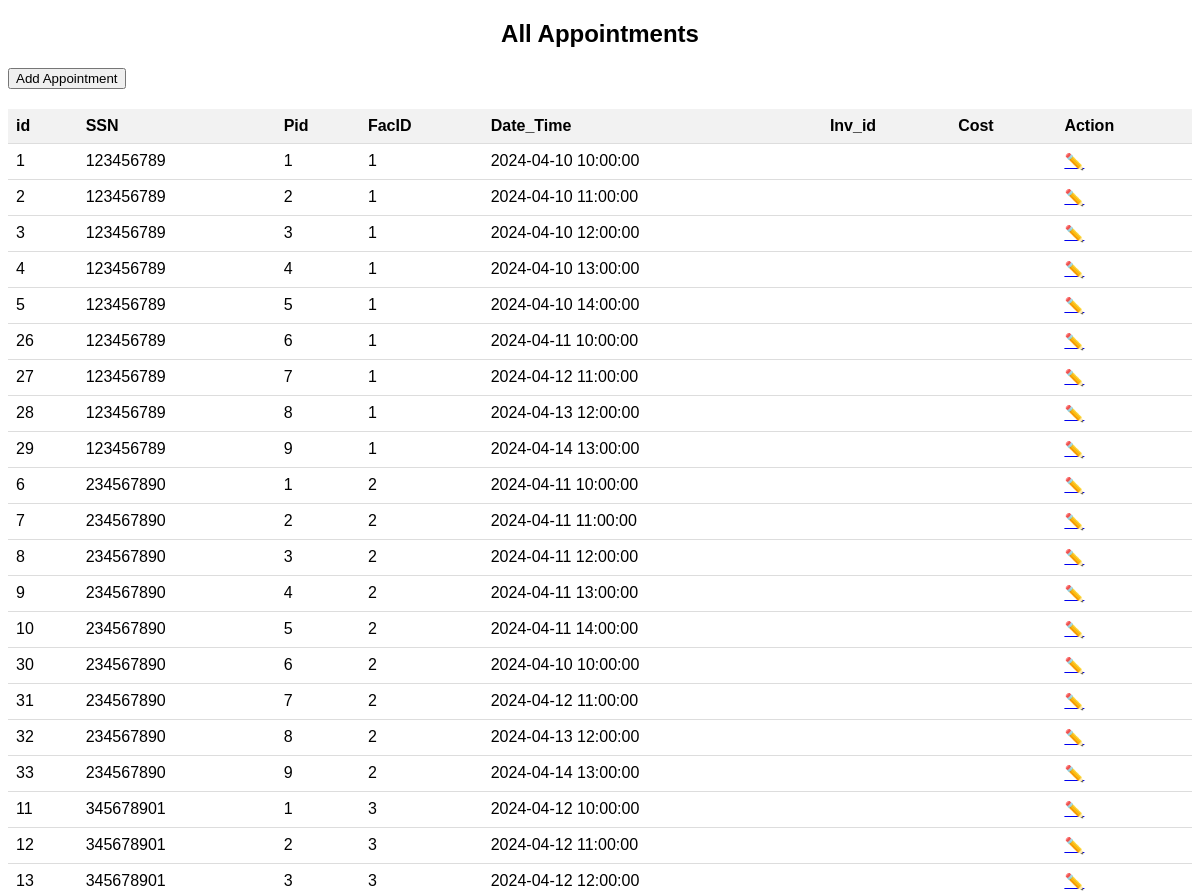
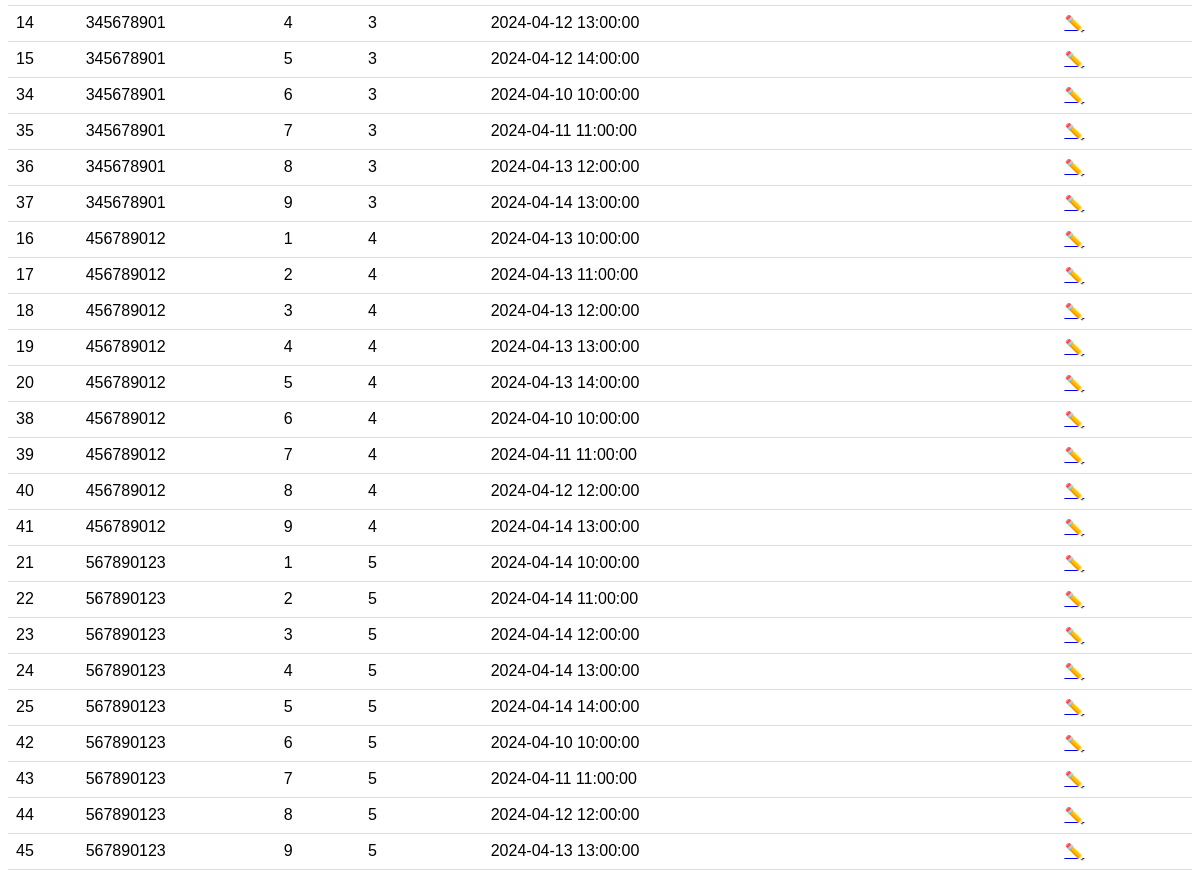
/modules/pm/appointments/appointments.php, run on the app's committed database (2 pictures, top to bottom).
### tables this page shows
CREATE TABLE `Appointment` (
  `id` int(10) NOT NULL AUTO_INCREMENT,
  `FacID` int(10) NOT NULL,
  `SSN` varchar(50) NOT NULL,
  `Pid` int(10) NOT NULL,  
  `Date_Time` timestamp NULL DEFAULT current_timestamp(),
  `Inv_id` int(10) DEFAULT NULL,
  `Cost` int(10) DEFAULT NULL,
  UNIQUE(`id`),
  PRIMARY KEY (`SSN`, `Pid`, `FacID`, `Date_Time`),
  CONSTRAINT appointment_fk_emp FOREIGN KEY (`SSN`) REFERENCES `Doctor` (`SSN`),
  CONSTRAINT appointment_fk_patient FOREIGN KEY (`Pid`) REFERENCES `Patient` (`Pid`),
  CONSTRAINT appointment_fk_facility FOREIGN KEY (`FacID`) REFERENCES `Facility` (`FacID`),
  CONSTRAINT appointment_fk_invoice FOREIGN KEY (`Inv_id`) REFERENCES `Invoice` (`Inv_id`)
);

### modules/pm/appointments/appointments.php (the view, shortened to what this page needs)
<!DOCTYPE html>
<html lang="en">
<head>
</head>
<body>
<h2>All Appointments</h2>
<button class="add-appointment-btn" onclick="location.href='add_appointment.php'">Add Appointment</button>
<table>
    <thead>
        <tr>
			<th>id</th>
            <th>SSN</th>
            <th>Pid</th>
            <th>FacID</th>
            <th>Date_Time</th>
			<th>Inv_id</th>
            <th>Cost</th>
            <th>Action</th>
        </tr>
    </thead>
    <tbody>
        <?php
        include("config.php");
        $sql = "SELECT id, SSN, Pid, FacID, Date_Time, Inv_id, Cost
                FROM Appointment
                ORDER BY SSN";
        $result = mysqli_query($con, $sql);
        if (mysqli_num_rows($result) > 0) {
            while ($row = mysqli_fetch_assoc($result)) {
                ?>
                <tr>
                    <td><?php echo $row['id']; ?></td>
                    <td><?php echo $row['SSN']; ?></td>
                    <td><?php echo $row['Pid']; ?></td>
                    <td><?php echo $row['FacID']; ?></td>
                    <td><?php echo $row['Date_Time']; ?></td>
                    <td><?php echo $row['Inv_id']; ?></td>
                    <td><?php echo $row['Cost']; ?></td>
                    <td>
						<a href="edit_appointment.php?id=<?php echo $row['id']; ?>" class="edit-btn">✏️</a>
                    </td>
                </tr>
                <?php
            }
        } else {
            echo "<tr><td colspan='6'>No appointments found</td></tr>";
        }
        ?>
    </tbody>
</table>
</body>
</html>

### modules/pm/appointments/appointments.php (style rules this page uses)
body { font-family: Arial, sans-serif; }
h2 { text-align: center; }
table { width: 100%; border-collapse: collapse; margin-top: 20px; }
th, td { padding: 8px; text-align: left; border-bottom: 1px solid #ddd; }
th { background-color: #f2f2f2; }
.edit-btn, .delete-btn { background-color: transparent; border: none; cursor: pointer; }

### data on the page
appointment: id "1", SSN "123456789", Pid "1", FacID "1", Date_Time "2024-04-10 10:00:00"
appointment: id "2", SSN "123456789", Pid "2", FacID "1", Date_Time "2024-04-10 11:00:00"
appointment: id "3", SSN "123456789", Pid "3", FacID "1", Date_Time "2024-04-10 12:00:00"
appointment: id "4", SSN "123456789", Pid "4", FacID "1", Date_Time "2024-04-10 13:00:00"
appointment: id "5", SSN "123456789", Pid "5", FacID "1", Date_Time "2024-04-10 14:00:00"
appointment: id "26", SSN "123456789", Pid "6", FacID "1", Date_Time "2024-04-11 10:00:00"
appointment: id "27", SSN "123456789", Pid "7", FacID "1", Date_Time "2024-04-12 11:00:00"
appointment: id "28", SSN "123456789", Pid "8", FacID "1", Date_Time "2024-04-13 12:00:00"
appointment: id "29", SSN "123456789", Pid "9", FacID "1", Date_Time "2024-04-14 13:00:00"
appointment: id "6", SSN "234567890", Pid "1", FacID "2", Date_Time "2024-04-11 10:00:00"
appointment: id "7", SSN "234567890", Pid "2", FacID "2", Date_Time "2024-04-11 11:00:00"
appointment: id "8", SSN "234567890", Pid "3", FacID "2", Date_Time "2024-04-11 12:00:00"
appointment: id "9", SSN "234567890", Pid "4", FacID "2", Date_Time "2024-04-11 13:00:00"
appointment: id "10", SSN "234567890", Pid "5", FacID "2", Date_Time "2024-04-11 14:00:00"
appointment: id "30", SSN "234567890", Pid "6", FacID "2", Date_Time "2024-04-10 10:00:00"
appointment: id "31", SSN "234567890", Pid "7", FacID "2", Date_Time "2024-04-12 11:00:00"
appointment: id "32", SSN "234567890", Pid "8", FacID "2", Date_Time "2024-04-13 12:00:00"
appointment: id "33", SSN "234567890", Pid "9", FacID "2", Date_Time "2024-04-14 13:00:00"
appointment: id "11", SSN "345678901", Pid "1", FacID "3", Date_Time "2024-04-12 10:00:00"
appointment: id "12", SSN "345678901", Pid "2", FacID "3", Date_Time "2024-04-12 11:00:00"
appointment: id "13", SSN "345678901", Pid "3", FacID "3", Date_Time "2024-04-12 12:00:00"
appointment: id "14", SSN "345678901", Pid "4", FacID "3", Date_Time "2024-04-12 13:00:00"
appointment: id "15", SSN "345678901", Pid "5", FacID "3", Date_Time "2024-04-12 14:00:00"
appointment: id "34", SSN "345678901", Pid "6", FacID "3", Date_Time "2024-04-10 10:00:00"
appointment: id "35", SSN "345678901", Pid "7", FacID "3", Date_Time "2024-04-11 11:00:00"
appointment: id "36", SSN "345678901", Pid "8", FacID "3", Date_Time "2024-04-13 12:00:00"
appointment: id "37", SSN "345678901", Pid "9", FacID "3", Date_Time "2024-04-14 13:00:00"
appointment: id "16", SSN "456789012", Pid "1", FacID "4", Date_Time "2024-04-13 10:00:00"
appointment: id "17", SSN "456789012", Pid "2", FacID "4", Date_Time "2024-04-13 11:00:00"
appointment: id "18", SSN "456789012", Pid "3", FacID "4", Date_Time "2024-04-13 12:00:00"
appointment: id "19", SSN "456789012", Pid "4", FacID "4", Date_Time "2024-04-13 13:00:00"
appointment: id "20", SSN "456789012", Pid "5", FacID "4", Date_Time "2024-04-13 14:00:00"
appointment: id "38", SSN "456789012", Pid "6", FacID "4", Date_Time "2024-04-10 10:00:00"
appointment: id "39", SSN "456789012", Pid "7", FacID "4", Date_Time "2024-04-11 11:00:00"
appointment: id "40", SSN "456789012", Pid "8", FacID "4", Date_Time "2024-04-12 12:00:00"
appointment: id "41", SSN "456789012", Pid "9", FacID "4", Date_Time "2024-04-14 13:00:00"
appointment: id "21", SSN "567890123", Pid "1", FacID "5", Date_Time "2024-04-14 10:00:00"
appointment: id "22", SSN "567890123", Pid "2", FacID "5", Date_Time "2024-04-14 11:00:00"
appointment: id "23", SSN "567890123", Pid "3", FacID "5", Date_Time "2024-04-14 12:00:00"
appointment: id "24", SSN "567890123", Pid "4", FacID "5", Date_Time "2024-04-14 13:00:00"
appointment: id "25", SSN "567890123", Pid "5", FacID "5", Date_Time "2024-04-14 14:00:00"
appointment: id "42", SSN "567890123", Pid "6", FacID "5", Date_Time "2024-04-10 10:00:00"
appointment: id "43", SSN "567890123", Pid "7", FacID "5", Date_Time "2024-04-11 11:00:00"
appointment: id "44", SSN "567890123", Pid "8", FacID "5", Date_Time "2024-04-12 12:00:00"
appointment: id "45", SSN "567890123", Pid "9", FacID "5", Date_Time "2024-04-13 13:00:00"
